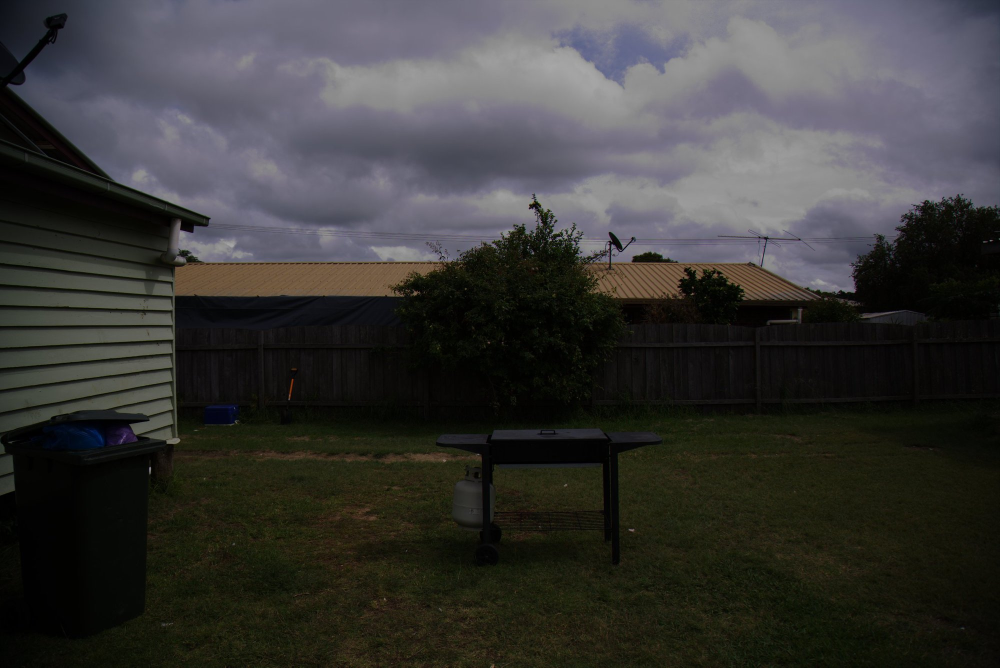
//> input picture LAB2/Garden.jpg, 2000 x 1335 px (shown at 1/2 size)
$ ./LAB2_5   (built with g++ and OpenCV 4)
//> lines starting //> are read from the running program, lines starting //| are printed output that depends on the picture; after the words box and inside, x2 and y2 are one past the last pixel; in counts of white or black regions, pixels touching at a corner belong together
#include <opencv2/highgui.hpp>
#include <opencv2/imgproc.hpp>
#include <iostream>
int main()
{
    int bins = 256;
    int histSize[] = {bins};
    float range[] = { 0, 256 };
    const float* histRange[] = { range };


    cv::Mat img = cv::imread("/home/roaming/rasenic69592/Desktop/CV/LAB2/Garden.jpg");
//> img is the input picture: 1335 rows x 2000 cols, CV_8UC3; mean B, G, R 54.5, 56.1, 56.7

    if(img.empty())
    {
        std::cout << "A correct image directory shall be provided\n";
        return -1;
    }

    cv::Mat img_gray;
    cv::cvtColor(img, img_gray, cv::COLOR_BGR2GRAY);
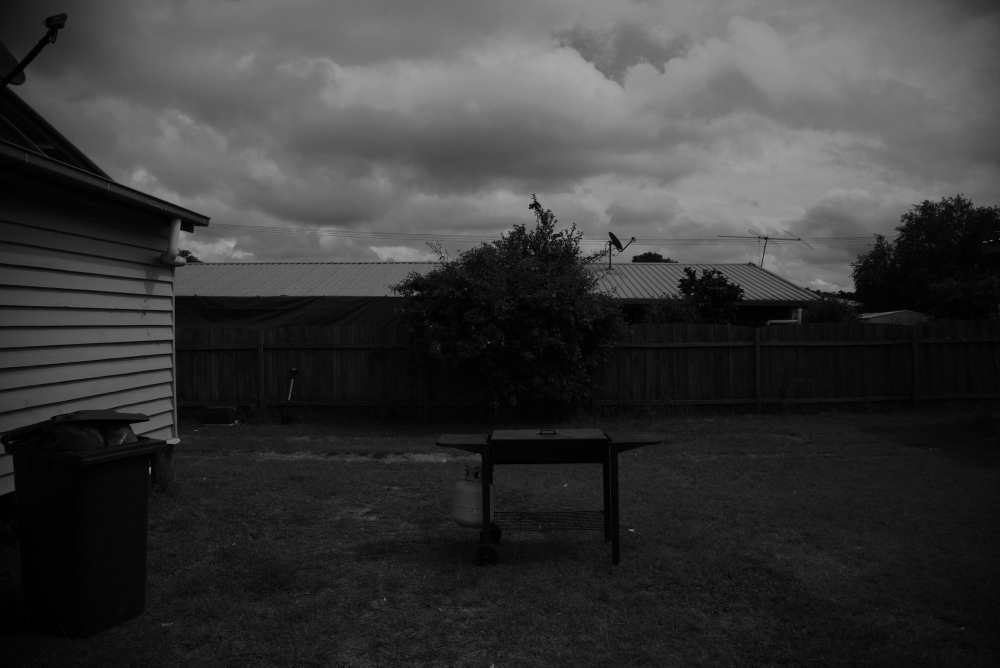
//> img_gray: 1335 rows x 2000 cols, CV_8UC1 (shown at 1/2 size); min 0, max 168, mean 56.1

    cv::Mat hist;
    cv::calcHist( &img_gray, 1, 0, cv::Mat(), hist, 1, histSize, histRange);
//> hist = 256 values, max 54353 at index 4, min 0 at index 169, mean 10429.7

    int hist_w = 512, hist_h = 400;
    int bin_w = cvRound((double)hist_w / bins);
    cv::Mat histImage( hist_h, hist_w, CV_8UC3, cv::Scalar( 0,0,0) );

    cv::normalize(hist, hist, 0, histImage.rows, cv::NORM_MINMAX);
//> hist = 256 values, max 400 at index 4, min 0 at index 169, mean 76.76

    for (int i = 1; i < bins; i++) {
        cv::line(histImage,
                 cv::Point(bin_w * (i - 1), hist_h - cvRound(hist.at<float>(i - 1))),
                 cv::Point(bin_w * i, hist_h - cvRound(hist.at<float>(i))),
                 cv::Scalar(255, 255, 255), 2, 8, 0);
    }
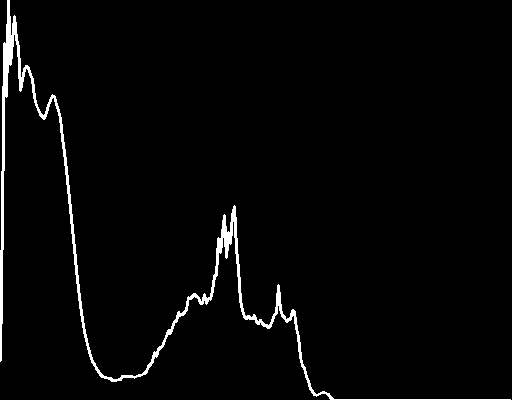
//> histImage: 400 rows x 512 cols, CV_8UC3; 2.4% white; 1 white region, box (x1, y1, x2, y2) and area: (0, 0, 511, 400) 5012

    cv::namedWindow("Garden histogram", cv::WINDOW_AUTOSIZE);
    cv::imshow("Garden histogram", histImage);

    cv::waitKey(0);

    return 0;
}
